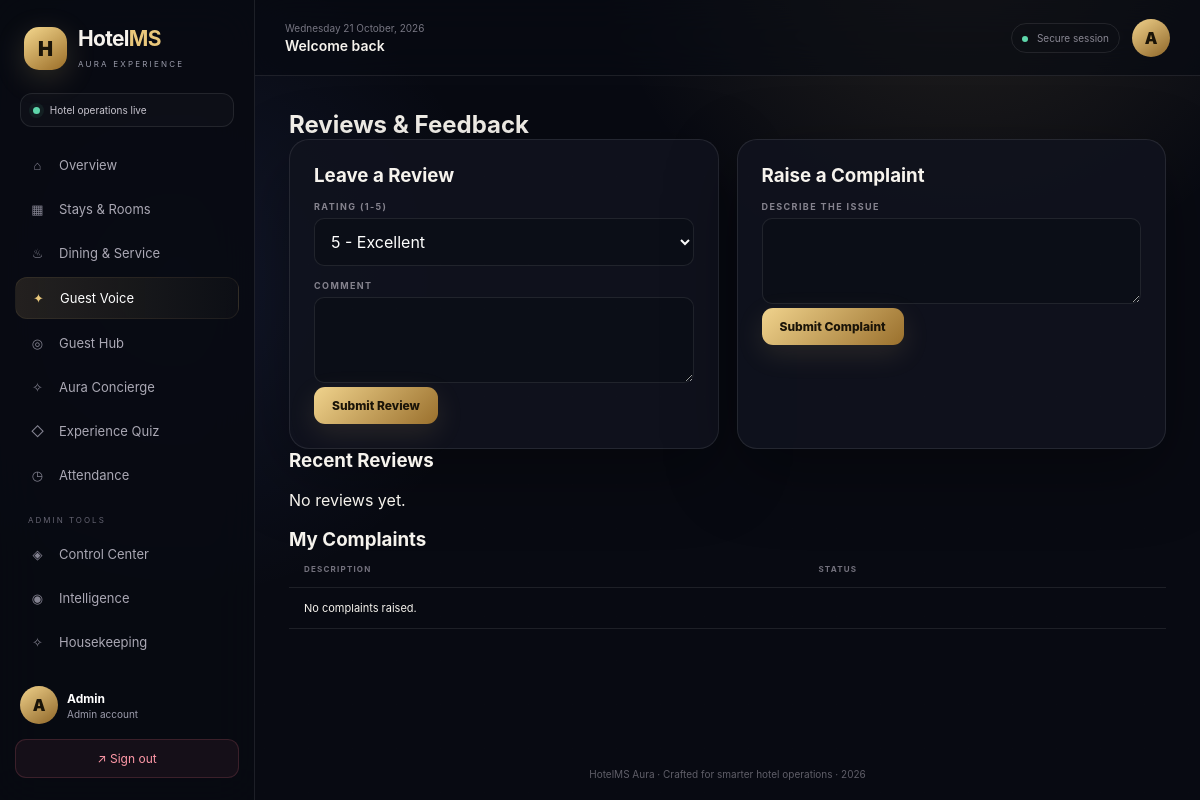
Screenshot of /reviews/ (signed in) with the database file from the repository.
### models.py (models this page shows, shortened)
class User(UserMixin, db.Model):
    id = db.Column(db.Integer, primary_key=True)
    name = db.Column(db.String(120), nullable=False)
    email = db.Column(db.String(120), unique=True, nullable=False)
    password_hash = db.Column(db.String(255), nullable=False)
    role = db.Column(db.String(20), nullable=False, default="guest")
    created_at = db.Column(db.DateTime, default=datetime.utcnow)

### routes/review_routes.py (the view)
@review_bp.route("/")
@login_required
def list_reviews():
    reviews = Review.query.order_by(Review.created_at.desc()).all()
    complaints = Complaint.query.filter_by(guest_id=current_user.id).all()
    return render_template("reviews/reviews.html", reviews=reviews, complaints=complaints)

### templates/reviews/reviews.html (shortened to what this page needs)
{% extends "base.html" %}
{% block content %}
<h2>Reviews & Feedback</h2>
<div class="two-col">
    <div class="form-card">
        <h3>Leave a Review</h3>
        <form method="POST" action="{{ url_for('review.add_review') }}">
            <label>Rating (1-5)</label>
            <select name="rating" required>
                <option value="5">5 - Excellent</option>
            </select>
            <label>Comment</label>
            <textarea name="comment" rows="3"></textarea>
            <button type="submit" class="btn-primary">Submit Review</button>
        </form>
    </div>
    <div class="form-card">
        <h3>Raise a Complaint</h3>
        <form method="POST" action="{{ url_for('review.add_complaint') }}">
            <label>Describe the issue</label>
            <textarea name="description" rows="3" required></textarea>
            <button type="submit" class="btn-primary">Submit Complaint</button>
        </form>
    </div>
</div>
<h3>Recent Reviews</h3>
<div class="card-grid">
    {% for r in reviews %}
    <div class="item-card">
        <p>{{ '⭐' * r.rating }}</p>
        <p>{{ r.comment or "No comment" }}</p>
        <p class="hint">— {{ r.guest.name }}</p>
    </div>
    {% else %}
    <p>No reviews yet.</p>
    {% endfor %}
</div>
<h3>My Complaints</h3>
<table class="data-table">
    <thead><tr><th>Description</th><th>Status</th></tr></thead>
    <tbody>
        {% for c in complaints %}
        <tr><td>{{ c.description }}</td><td>{{ c.status }}</td></tr>
        {% else %}
        <tr><td colspan="2">No complaints raised.</td></tr>
        {% endfor %}
    </tbody>
</table>
{% endblock %}

### templates/base.html (shortened to what this page needs)
<!doctype html>
<html lang="en">
<head>
    <link rel="stylesheet" href="{{ url_for('static', filename='css/style.css') }}">
</head>
<body class="{% if current_user.is_authenticated %}app-shell{% else %}auth-shell{% endif %}">
{% if current_user.is_authenticated %}
<aside class="sidebar" id="sidebar">
    <div class="brand">
        <div class="brandmark">H</div>
        <div><h2>Hotel<span>MS</span></h2><small>AURA EXPERIENCE</small></div>
    </div>
    <div class="welcome-mini"><span class="pulse"></span> Hotel operations live</div>
    <nav class="nav">
        <a href="{{ url_for('auth.dashboard') }}" class="{{ 'active' if request.endpoint == 'auth.dashboard' }}"><i>⌂</i> Overview</a>
        <a href="{{ url_for('booking.rooms') }}" class="{{ 'active' if request.blueprint == 'booking' }}"><i>▦</i> Stays & Rooms</a>
        <a href="{{ url_for('service.menu') }}" class="{{ 'active' if request.blueprint == 'service' }}"><i>♨</i> Dining & Service</a>
        <a href="{{ url_for('review.list_reviews') }}" class="{{ 'active' if request.blueprint == 'review' }}"><i>✦</i> Guest Voice</a>
        <a href="{{ url_for('advanced.guest_hub') }}" class="{{ 'active' if request.endpoint == 'advanced.guest_hub' }}"><i>◎</i> Guest Hub</a>
        <a href="{{ url_for('advanced.concierge') }}" class="{{ 'active' if request.endpoint == 'advanced.concierge' }}"><i>✧</i> Aura Concierge</a>
        <a href="{{ url_for('quiz.quiz_home') }}" class="{{ 'active' if request.blueprint == 'quiz' }}"><i>◇</i> Experience Quiz</a>
        {% if current_user.role in ['teacher', 'admin'] %}
        <a href="{{ url_for('attendance.mark_attendance') }}" class="{{ 'active' if request.blueprint == 'attendance' }}"><i>◷</i> Attendance</a>
        {% elif current_user.role == 'student' %}
        <a href="{{ url_for('attendance.my_attendance') }}" class="{{ 'active' if request.blueprint == 'attendance' }}"><i>◷</i> My Attendance</a>
        {% endif %}
        {% if current_user.role == 'admin' %}
        <div class="nav-label">ADMIN TOOLS</div>
        <a href="{{ url_for('admin.control') }}" class="{{ 'active' if request.blueprint == 'admin' }}"><i>◈</i> Control Center</a>
        <a href="{{ url_for('advanced.analytics') }}" class="{{ 'active' if request.endpoint == 'advanced.analytics' }}"><i>◉</i> Intelligence</a>
        <a href="{{ url_for('housekeeping.board') }}" class="{{ 'active' if request.blueprint == 'housekeeping' }}"><i>✧</i> Housekeeping</a>
        <a href="{{ url_for('quiz.manage_questions') }}"><i>⚙</i> Quiz Control</a>
        {% endif %}
    </nav>
    <div class="sidebar-bottom">
        <div class="mini-profile"><div class="avatar">{{ current_user.name[0]|upper }}</div><div><strong>{{ current_user.name }}</strong><small>{{ current_user.role|capitalize }} account</small></div></div>
        <a class="logout" href="{{ url_for('auth.logout') }}">↗ Sign out</a>
    </div>
</aside>
<main class="main">
    <header class="topbar">
        <div class="top-left"><button class="menu" id="menuBtn">☰</button><div><div class="date" id="date"></div><h3>{% block pagetitle %}Welcome back{% endblock %}</h3></div></div>
        <div class="top-right"><div class="top-status"><span></span> Secure session</div><div class="avatar">{{ current_user.name[0]|upper }}</div></div>
    </header>
    <section class="content">
{% else %}
<main class="auth-wrapper">
{% endif %}
    {% block content %}{% endblock %}
{% if current_user.is_authenticated %}
    </section>
    <footer>HotelMS Aura · Crafted for smarter hotel operations · 2026</footer>
</main>
{% else %}
</main>
{% endif %}
</body>
</html>

### rows the page displays
User: name "A", name "Admin", role "Admin"
